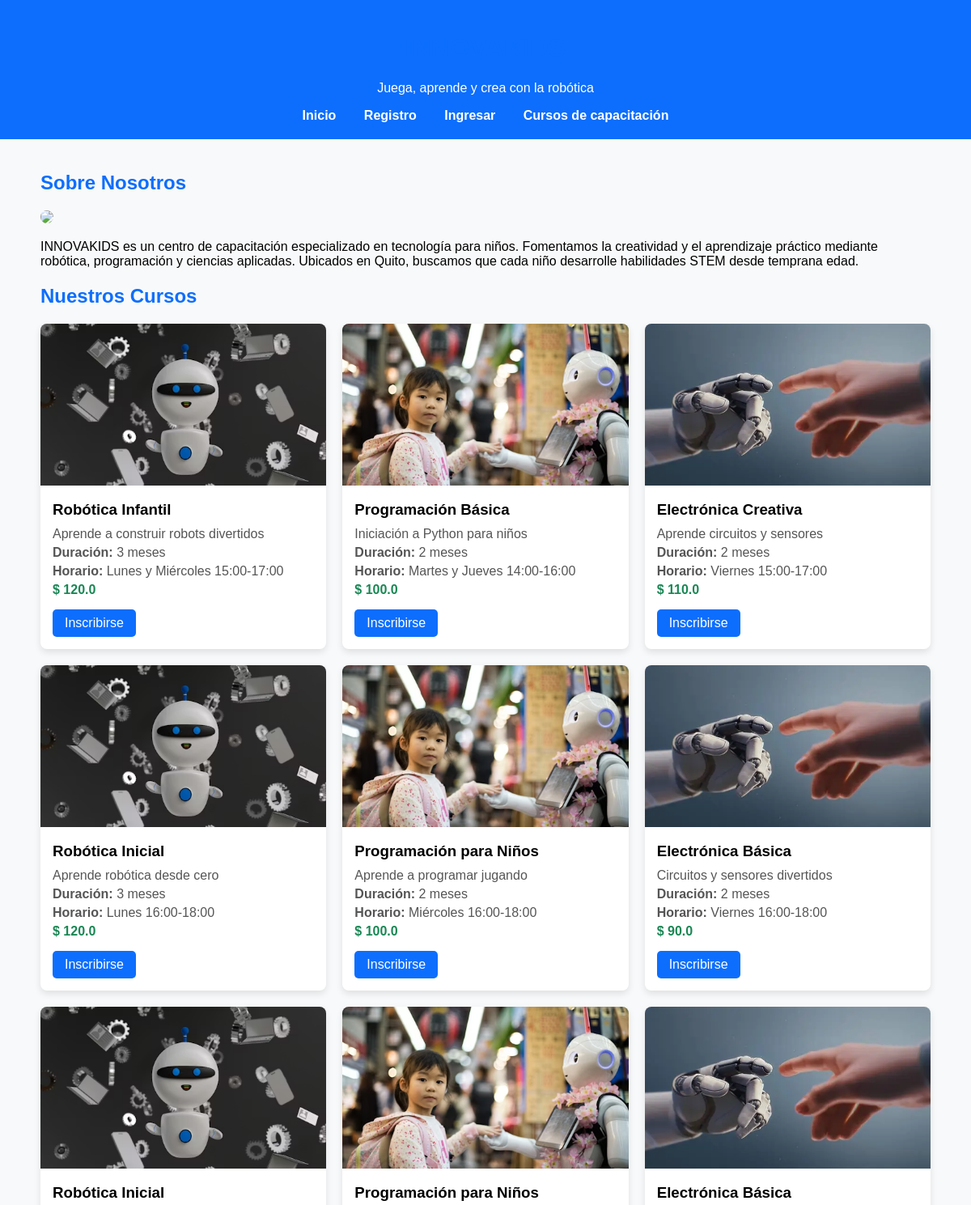
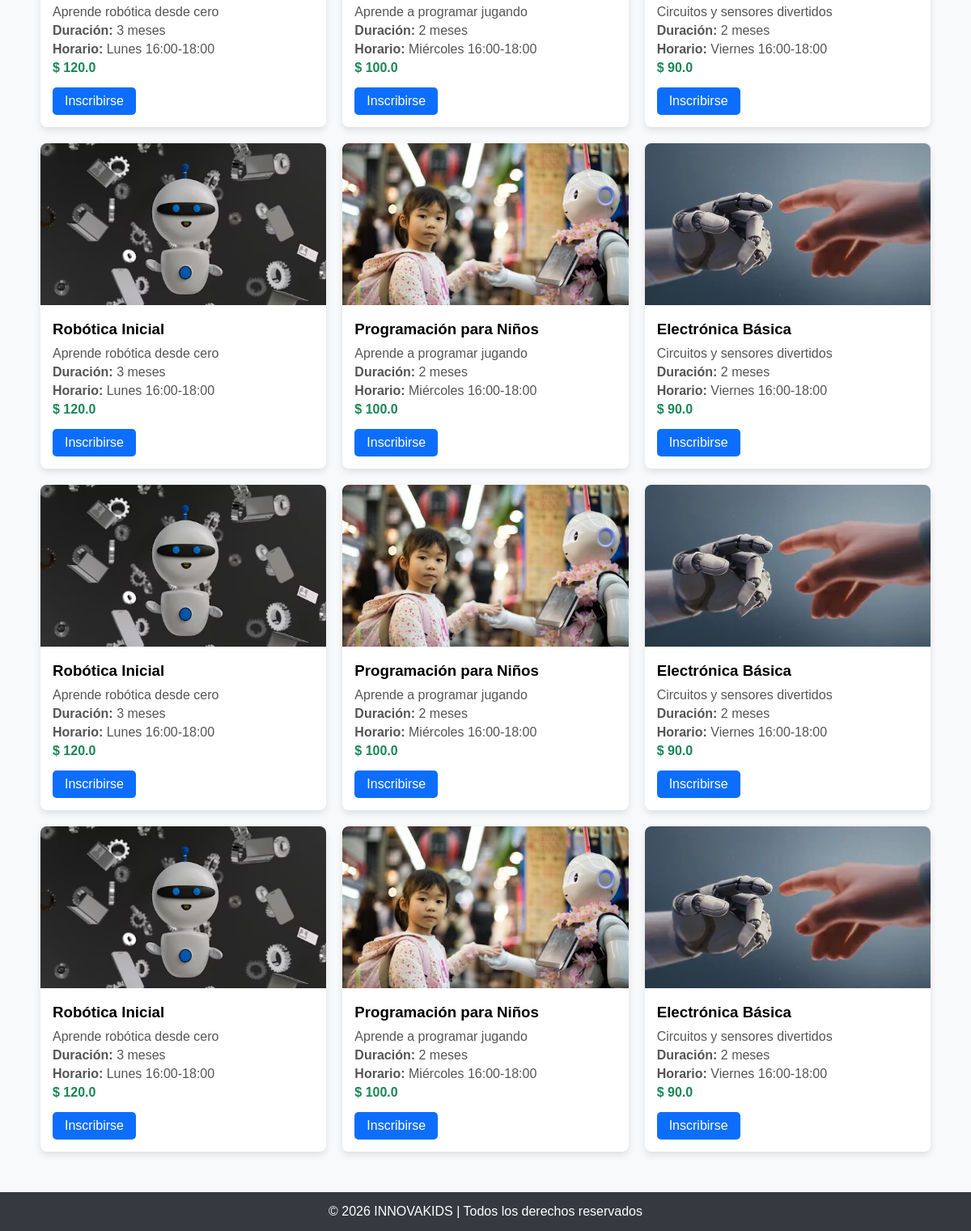
The page / on the database its author committed (2 pictures, top to bottom).
### tables this page shows
CREATE TABLE cursos (
            id INTEGER PRIMARY KEY AUTOINCREMENT,
            titulo TEXT,
            descripcion TEXT,
            duracion TEXT,
            precio REAL,
            horario TEXT,
            imagen TEXT
        );

### app.py (the view)
@app.route('/')
def index():
    conn = get_connection()
    cursos = conn.execute("SELECT * FROM cursos").fetchall()
    conn.close()
    return render_template('index.html', cursos=cursos)

### app.py (called while the page is built)
def get_connection():
    conn = sqlite3.connect(DATABASE)
    conn.row_factory = sqlite3.Row
    return conn

### templates/index.html (shortened to what this page needs)
<!DOCTYPE html>
<html lang="es">
<head>
</head>
<body>
    <header>
        <h1>INNOVAKIDS</h1>
        <p>Juega, aprende y crea con la robótica</p>
        <nav>
            <a href="{{ url_for('index') }}">Inicio</a>
            <a href="{{ url_for('registro') }}">Registro</a>
            <a href="{{ url_for('login') }}">Ingresar</a>
            <a href="{{ url_for('cursos_capacitacion') }}">Cursos de capacitación</a>
        </nav>
    </header>
    <div class="container">
        <section>
            <h2>Sobre Nosotros</h2>
            <img src="{{ url_for('static', filename='robotica_ninos.jpg') }}"
         style="width:100%; max-height:300px; object-fit:cover; border-radius:8px;">
            <p>INNOVAKIDS es un centro de capacitación especializado en tecnología para niños. Fomentamos la creatividad y el aprendizaje práctico mediante robótica, programación y ciencias aplicadas. Ubicados en Quito, buscamos que cada niño desarrolle habilidades STEM desde temprana edad.</p>
        </section>
        <section>
            <h2>Nuestros Cursos</h2>
            <div class="cursos">
                {% for curso in cursos %}
                <div class="curso">
                    <img src="{{ url_for('static', filename=curso['imagen']) }}" alt="{{ curso['titulo'] }}">
                    <div class="curso-content">
                        <h3>{{ curso['titulo'] }}</h3>
                        <p>{{ curso['descripcion'] }}</p>
                        <p><strong>Duración:</strong> {{ curso['duracion'] }}</p>
                        <p><strong>Horario:</strong> {{ curso['horario'] }}</p>
                        <p class="precio">$ {{ curso['precio'] }}</p>
                        <a href="{{ url_for('login') }}" class="btn">Inscribirse</a>
                    </div>
                </div>
                {% endfor %}
            </div>
        </section>
    </div>
    <footer>
        &copy; 2026 INNOVAKIDS | Todos los derechos reservados
    </footer>
</body>
</html>

### templates/index.html (style rules this page uses)
body { font-family: Arial, sans-serif; margin: 0; padding: 0; background-color: #f8f9fa; }
header { background-color: #0d6efd; color: white; padding: 20px 0; text-align: center; }
nav a { color: white; margin: 0 15px; text-decoration: none; font-weight: bold; }
.container { max-width: 1100px; margin: auto; padding: 20px; }
h1, h2 { color: #0d6efd; }
.cursos { display: grid; grid-template-columns: repeat(auto-fit, minmax(300px, 1fr)); gap: 20px; margin-top: 20px; }
.curso { background-color: white; border-radius: 8px; box-shadow: 0 4px 8px rgba(0,0,0,0.1); overflow: hidden; transition: transform 0.2s; }
.curso img { width: 100%; height: 200px; object-fit: cover; }
.curso-content { padding: 15px; }
.curso-content h3 { margin: 0 0 10px 0; }
.curso-content p { margin: 5px 0; color: #555; }
.curso-content .precio { font-weight: bold; color: #198754; }
.btn { display: inline-block; margin-top: 10px; padding: 8px 15px; background-color: #0d6efd; color: white; text-decoration: none; border-radius: 5px; transition: background-color 0.2s; }
footer { text-align: center; padding: 15px 0; background-color: #343a40; color: white; margin-top: 30px; }

### rows shown on the page
cursos: imagen (picture), titulo "Robótica Infantil", descripcion "Aprende a construir robots divertidos", duracion "3 meses", horario "Lunes y Miércoles 15:00-17:00", precio "120.0"
cursos: imagen (picture), titulo "Programación Básica", descripcion "Iniciación a Python para niños", duracion "2 meses", horario "Martes y Jueves 14:00-16:00", precio "100.0"
cursos: imagen (picture), titulo "Electrónica Creativa", descripcion "Aprende circuitos y sensores", duracion "2 meses", horario "Viernes 15:00-17:00", precio "110.0"
cursos: imagen (picture), titulo "Robótica Inicial", descripcion "Aprende robótica desde cero", duracion "3 meses", horario "Lunes 16:00-18:00", precio "120.0"
cursos: imagen (picture), titulo "Programación para Niños", descripcion "Aprende a programar jugando", duracion "2 meses", horario "Miércoles 16:00-18:00", precio "100.0"
cursos: imagen (picture), titulo "Electrónica Básica", descripcion "Circuitos y sensores divertidos", duracion "2 meses", horario "Viernes 16:00-18:00", precio "90.0"
cursos: imagen (picture), titulo "Robótica Inicial", descripcion "Aprende robótica desde cero", duracion "3 meses", horario "Lunes 16:00-18:00", precio "120.0"
cursos: imagen (picture), titulo "Programación para Niños", descripcion "Aprende a programar jugando", duracion "2 meses", horario "Miércoles 16:00-18:00", precio "100.0"
cursos: imagen (picture), titulo "Electrónica Básica", descripcion "Circuitos y sensores divertidos", duracion "2 meses", horario "Viernes 16:00-18:00", precio "90.0"
cursos: imagen (picture), titulo "Robótica Inicial", descripcion "Aprende robótica desde cero", duracion "3 meses", horario "Lunes 16:00-18:00", precio "120.0"
cursos: imagen (picture), titulo "Programación para Niños", descripcion "Aprende a programar jugando", duracion "2 meses", horario "Miércoles 16:00-18:00", precio "100.0"
cursos: imagen (picture), titulo "Electrónica Básica", descripcion "Circuitos y sensores divertidos", duracion "2 meses", horario "Viernes 16:00-18:00", precio "90.0"
cursos: imagen (picture), titulo "Robótica Inicial", descripcion "Aprende robótica desde cero", duracion "3 meses", horario "Lunes 16:00-18:00", precio "120.0"
cursos: imagen (picture), titulo "Programación para Niños", descripcion "Aprende a programar jugando", duracion "2 meses", horario "Miércoles 16:00-18:00", precio "100.0"
cursos: imagen (picture), titulo "Electrónica Básica", descripcion "Circuitos y sensores divertidos", duracion "2 meses", horario "Viernes 16:00-18:00", precio "90.0"
cursos: imagen (picture), titulo "Robótica Inicial", descripcion "Aprende robótica desde cero", duracion "3 meses", horario "Lunes 16:00-18:00", precio "120.0"
cursos: imagen (picture), titulo "Programación para Niños", descripcion "Aprende a programar jugando", duracion "2 meses", horario "Miércoles 16:00-18:00", precio "100.0"
cursos: imagen (picture), titulo "Electrónica Básica", descripcion "Circuitos y sensores divertidos", duracion "2 meses", horario "Viernes 16:00-18:00", precio "90.0"
